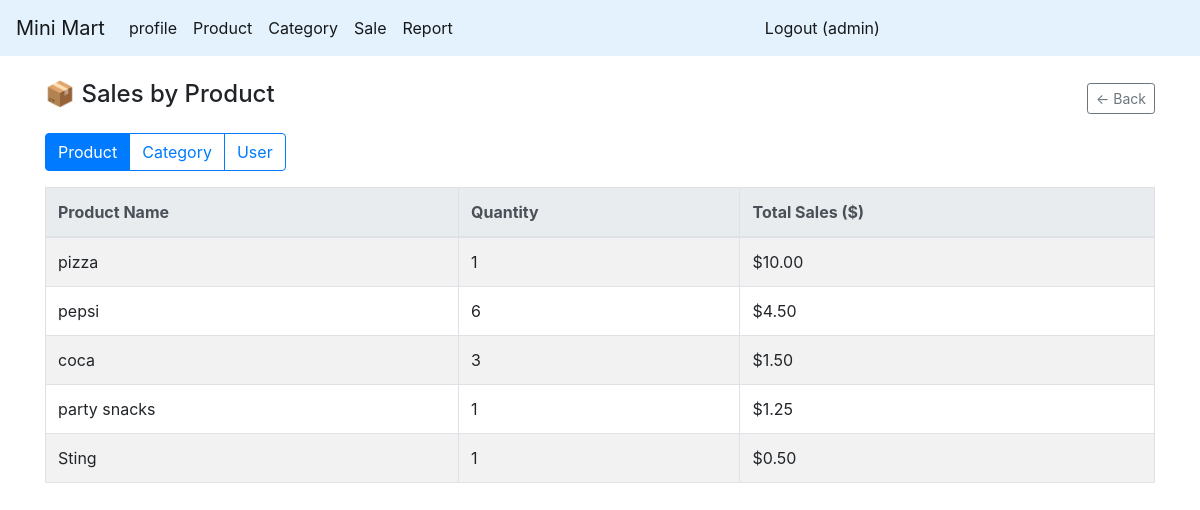
Page /report/saleby (signed in) on the earlier database version.
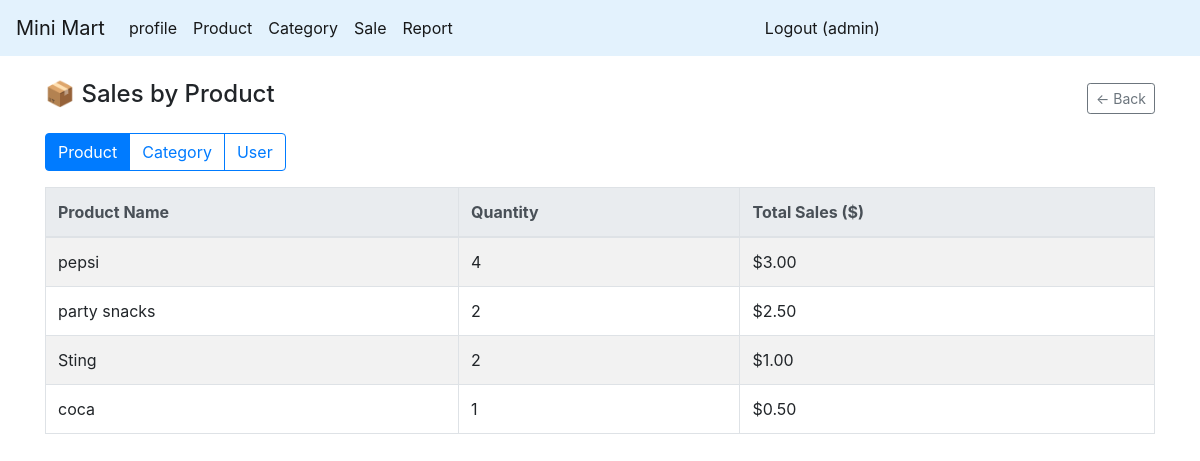
Same page on the later database version.
### app.py (models this page shows)
class Product(db.Model):
    product_id = db.Column(db.Integer, primary_key=True)
    product_name = db.Column(db.String(80), unique=True, nullable=False)
    category_id = db.Column(db.Integer, db.ForeignKey('category.category_id'), nullable=False)
    price = db.Column(db.Float, nullable=False)
    image_url = db.Column(db.String(200), nullable=False)
    stock = db.Column(db.Integer,default=0, nullable=False)

### route/report.py (the view, shortened to what this page needs)
@app.route('/report/saleby')
@jwt_required()
def report_saleby():
    user = get_jwt_identity()
    criteria = request.args.get('by', 'product')  # product / category / user
    if criteria == 'product':
        sql = text("""
            SELECT p.product_name, SUM(si.quantity * si.unit_price) AS total_sales, SUM(si.quantity) AS total_qty
            FROM sale_item si
            JOIN product p ON si.product_id = p.product_id
            GROUP BY p.product_id, p.product_name
            ORDER BY total_sales DESC
        """)
    else:
        flash("Invalid report criteria!", "danger")
        return redirect(url_for('report_home'))
    rows = db.session.execute(sql).fetchall()
    data = [dict(row._mapping) for row in rows]
    return render_template('report/saleby.html', data=data, user=user, criteria=criteria)

### app.py (called while the page is built)
@jwt.token_in_blocklist_loader
def check_if_token_revoked(jwt_header, jwt_payload):
    jti = jwt_payload["jti"]
    token = TokenBlocklist.query.filter_by(jti=jti).first()
    return token is not None

### templates/report/saleby.html (shortened to what this page needs)
{% extends "master.html" %}
{% block main_content %}
<div class="container mt-4">
    <div class="d-flex justify-content-between align-items-center mb-3">
        <h4>
            {% if criteria == 'product' %}📦 Sales by Product{% endif %}
        </h4>
        <a href="{{ url_for('report_home') }}" class="btn btn-sm btn-outline-secondary">← Back</a>
    </div>
    <div class="btn-group mb-3">
        <a href="{{ url_for('report_saleby', by='product') }}" class="btn btn-outline-primary {% if criteria=='product' %}active{% endif %}">
            Product
        </a>
        <a href="{{ url_for('report_saleby', by='category') }}" class="btn btn-outline-primary {% if criteria=='category' %}active{% endif %}">
            Category
        </a>
        <a href="{{ url_for('report_saleby', by='user') }}" class="btn btn-outline-primary {% if criteria=='user' %}active{% endif %}">
            User
        </a>
    </div>
    <table class="table table-bordered table-striped">
        <thead class="thead-light">
            <tr>
                {% if criteria == 'product' %}
                    <th>Product Name</th>
                    <th class="text-end">Quantity</th>
                    <th class="text-end">Total Sales ($)</th>
                {% elif criteria == 'category' %}
                    <th>Category</th>
                    <th class="text-end">Quantity</th>
                    <th class="text-end">Total Sales ($)</th>
                {% elif criteria == 'user' %}
                    <th>Username</th>
                    <th class="text-end">Sales Count</th>
                    <th class="text-end">Total Sales ($)</th>
                {% endif %}
            </tr>
        </thead>
        <tbody>
        {% for row in data %}
            {% if criteria == 'product' %}
                <tr>
                    <td>{{ row.product_name }}</td>
                    <td class="text-end">{{ row.total_qty }}</td>
                    <td class="text-end">${{ '%.2f'|format(row.total_sales or 0) }}</td>
                </tr>
            {% elif criteria == 'category' %}
                <tr>
                    <td>{{ row.category_name }}</td>
                    <td class="text-end">{{ row.total_qty }}</td>
                    <td class="text-end">${{ '%.2f'|format(row.total_sales or 0) }}</td>
                </tr>
            {% elif criteria == 'user' %}
                <tr>
                    <td>{{ row.username }}</td>
                    <td class="text-end">{{ row.sale_count }}</td>
                    <td class="text-end">${{ '%.2f'|format(row.total_sales or 0) }}</td>
                </tr>
            {% endif %}
        {% else %}
            <tr><td colspan="3" class="text-center text-muted py-3">No data available</td></tr>
        {% endfor %}
        </tbody>
    </table>
</div>
{% endblock %}

### templates/master.html (shortened to what this page needs)
<!DOCTYPE html>
<html lang="en">
<head>
    {% include "style.html" %}
</head>
<body>
<div id="app">
    <div class="container-fluid p-0 m-0">
        <nav class="navbar navbar-expand-lg navbar-light" style="background-color: #e3f2fd;">
            <a class="navbar-brand" href="/">Mini Mart</a>
            <div class="collapse navbar-collapse" id="navbarSupportedContent">
                <ul class="navbar-nav mr-auto">
                    <li class="nav-item active"><a class="nav-link" href="/profile">profile</a></li>
                    <li class="nav-item active"><a class="nav-link" href="/product_list">Product</a></li>
                    <li class="nav-item active"><a class="nav-link" href="/category_list">Category</a></li>
                    <li class="nav-item active"><a class="nav-link" href="/sales_form">Sale</a></li>
                    <li class="nav-item active"><a class="nav-link" href="/report">Report</a></li>
                </ul>
                <ul class="navbar-nav mr-auto">
                    {% if user %}
                        <li class="nav-item active"><a class="nav-link" href="/logout">Logout ({{ user }})</a></li>
                    {% else %}
                        <li class="nav-item active"><a class="nav-link" href="/login">Login</a></li>
                    {% endif %}
                </ul>
            </div>
        </nav>
    </div>
    {% block main_content %}{% endblock %}
</div>
</body>
</html>

### templates/style.html
<link rel="stylesheet" href="https://cdn.jsdelivr.net/npm/bootstrap@4.6.2/dist/css/bootstrap.min.css">
<link rel="stylesheet" href="https://cdnjs.cloudflare.com/ajax/libs/font-awesome/5.15.4/css/all.min.css" />
<link rel="stylesheet" href="/static/style.css" />

Differences in the rows shown:
no longer on this page (row edited): Product: product_name "pizza", total_qty "1", price "10.00"
computed for Product "pepsi": total_qty "6" → "4"; total_sales "4.50" → "3.00"
changed Product "party snacks": total_qty "1" → "2"; price "1.25" → "2.50"
changed Product "Sting": total_qty "1" → "2"; category "0.50" → "1.00"
shown differently, row unchanged: Product "coca": total_qty "3" → "1"; price "1.50" → "0.50"; moves down the list
